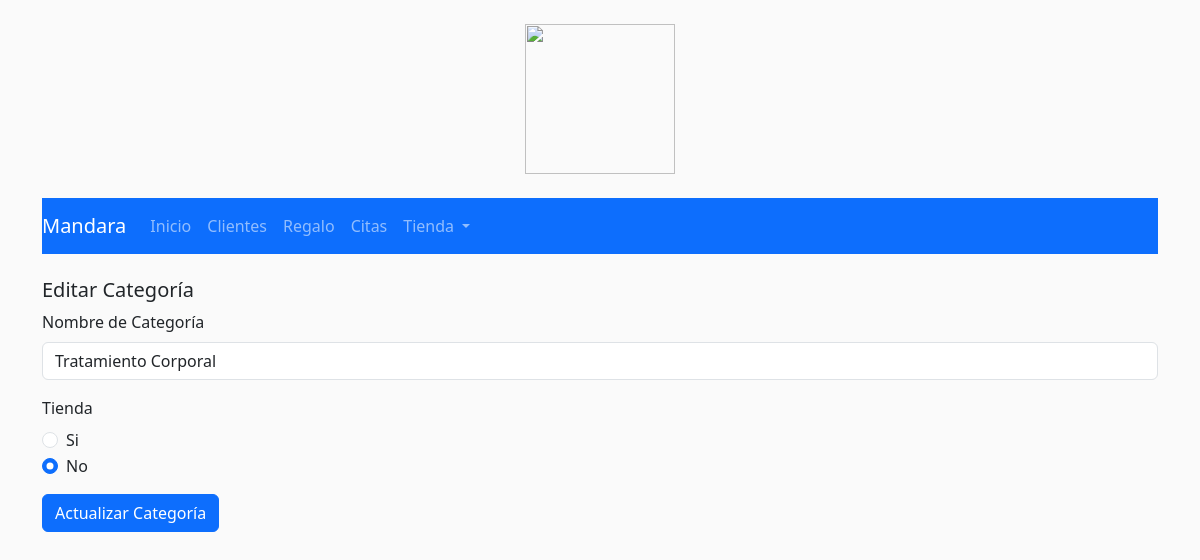
The app's page /admin_mandara/tienda/editar_categoria.php?id=14 with its own data.
### tables this page shows
CREATE TABLE `categoria` (
  `id_categoria` int(11) NOT NULL,
  `nombre_categoria` varchar(50) NOT NULL,
  `tienda` int(10) NOT NULL
);

### admin_mandara/tienda/editar_categoria.php (the view, shortened to what this page needs)
<?php include '../templates/header.php'; ?>
<?php
echo "<div class='container'>";
include '../../sistema_obsequios/menu.php';
echo "<br/>";
echo "<h5>Editar Categoría</h5>";
echo "</div>";
?>
<?php
if(isset($_GET['id'])) {
    $servername = "localhost";
    $username = "u852886994_mandara";
    $password = "Mandara2023";
    $dbname = "u852886994_mandara";
    $conn = new mysqli($servername, $username, $password, $dbname);
    $id_categoria = $_GET['id'];
    $sql = "SELECT * FROM categoria WHERE id_categoria = $id_categoria";
    $result = $conn->query($sql);
    if ($result->num_rows > 0) {
        $row = $result->fetch_assoc();
        $nombre_categoria = $row['nombre_categoria'];
        $tienda = $row['tienda'];
        echo "<div class='container'>";
        echo "<form action='actualizar_categoria.php' method='POST'>";
        echo "<div class='mb-3'>";
        echo "<label for='nombre_categoria' class='form-label'>Nombre de Categoría</label>";
        echo "<input type='text' class='form-control' id='nombre_categoria' name='nombre_categoria' value='$nombre_categoria'>";
        echo "</div>";
        echo "<div class='mb-3'>";
        echo "<label for='tienda' class='form-label'>Tienda</label>";
        echo "<div class='form-check'>";
        echo "<input class='form-check-input' type='radio' name='tienda' id='tienda1' value='1' " . ($tienda == '1' ? 'checked' : '') . ">";
        echo "<label class='form-check-label' for='tienda1'>Si</label>";
        echo "</div>";
        echo "<div class='form-check'>";
        echo "<input class='form-check-input' type='radio' name='tienda' id='tienda2' value='2' " . ($tienda == '2' ? 'checked' : '') . ">";
        echo "<label class='form-check-label' for='tienda2'>No</label>";
        echo "</div>";
        echo "</div>";
        echo "<button type='submit' class='btn btn-primary'>Actualizar Categoría</button>";
        echo "</form>";
        echo "</div>";
    } else {
        echo "No se encontró la categoría.";
    }
} else {
    echo "ID de categoría no proporcionado.";
}
?>
<?php include '../templates/footer.php'; ?>

### admin_mandara/templates/header.php (style rules this page uses)
body { background-color: #FAFAFA; }

### records on screen
categoria: nombre_categoria "Tratamiento Corporal", tienda "☐ Si", tienda "☑ No"
